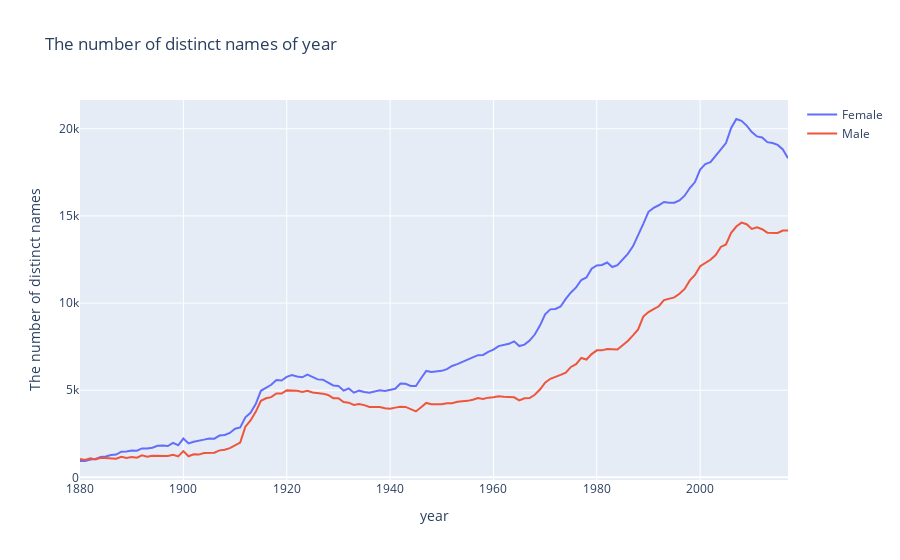

Here is the notebook cell this chart was saved with:
### Markdown cell above
1. Plot the evolution of the number of distinct names as a function of `year`.
Use some aesthetics to distinguish sexes.

### Code cell
# TODO:
import plotly.graph_objects as go

nb_names = nb_names_year_sex\
            .toPandas()\
            .pivot(index='year',columns='sex',values='count')\
            .rename_axis([None],axis=1)\
            .reset_index()

fig = go.Figure(layout={"title":"The number of distinct names of year",
                        "xaxis_title": "year",
                        "yaxis_title": "The number of distinct names"})

fig.add_trace(go.Scatter(x=nb_names['year'], 
                         y=nb_names['F'],
                         mode='lines',
                         name='Female'))

fig.add_trace(go.Scatter(x=nb_names['year'], 
                         y=nb_names['M'],
                         mode='lines',
                         name='Male'))
fig.show()

### Figure 1 — Plotly figure (JSON) as saved in the notebook; plotly's stock layout.template omitted (floating-point values rounded to 4 significant figures; data arrays with more than 128 entries replaced by an {"elided": "..."} marker saying what was removed)
{"data": [{"mode": "lines", "name": "Female", "type": "scatter", "x": {"elided": "138 int values"}, "y": {"elided": "138 int values"}}, {"mode": "lines", "name": "Male", "type": "scatter", "x": {"elided": "138 int values"}, "y": {"elided": "138 int values"}}], "layout": {"title": {"text": "The number of distinct names of year"}, "xaxis": {"title": {"text": "year"}}, "yaxis": {"title": {"text": "The number of distinct names"}}}}
